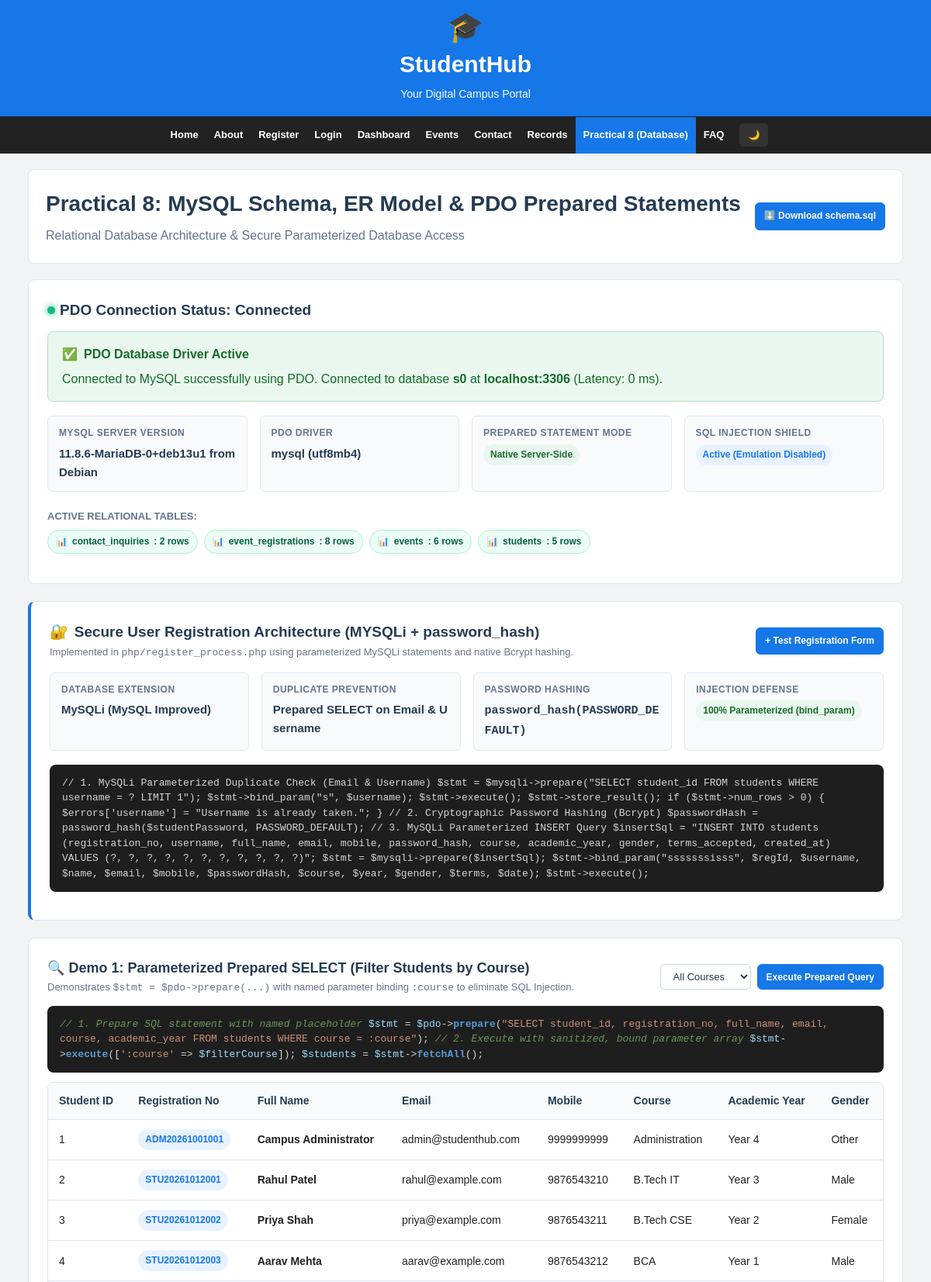
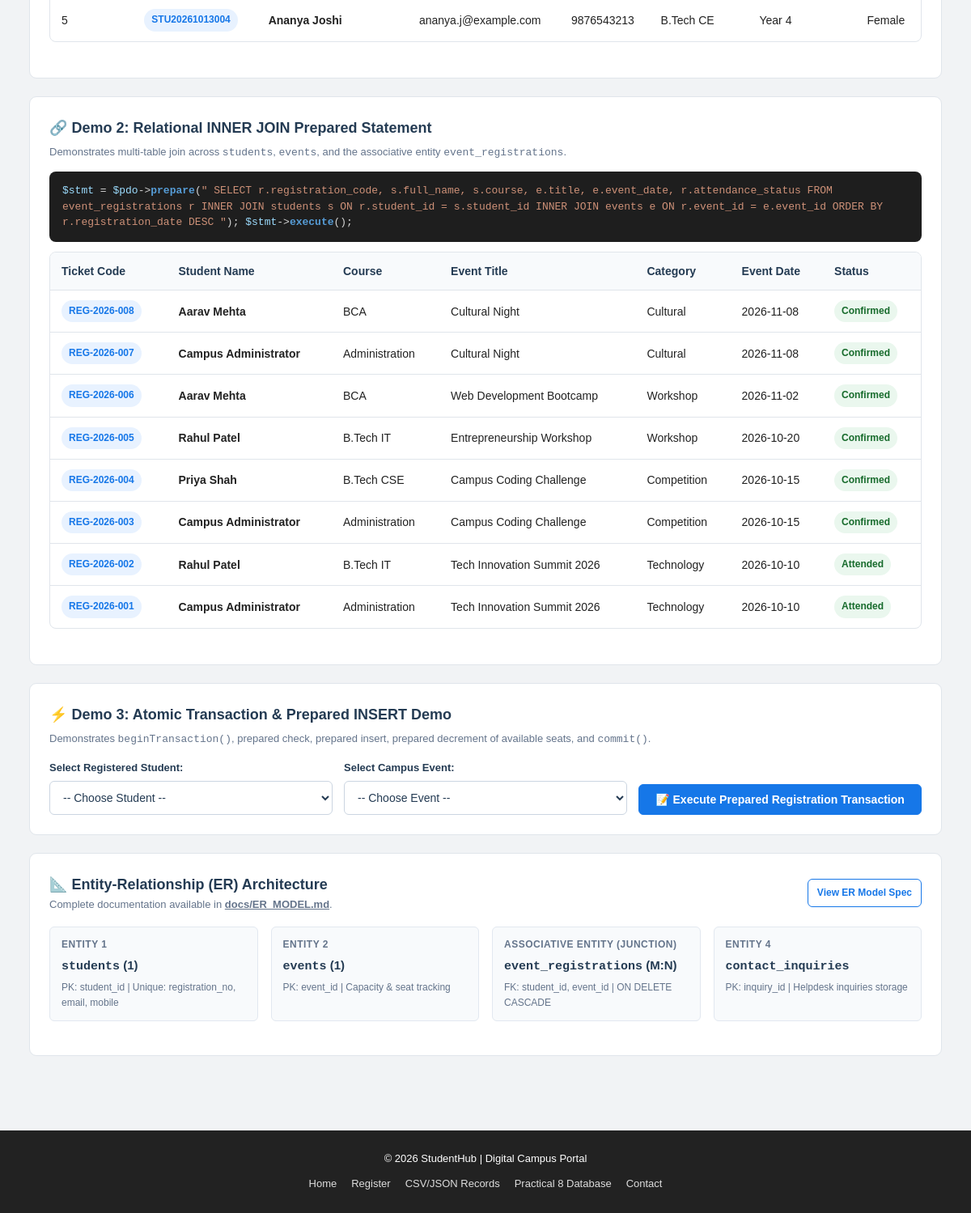
The app's page /php/db_dashboard.php with its own data (2 pictures, top to bottom).
### tables this page shows
CREATE TABLE `students` (
    `student_id` INT UNSIGNED AUTO_INCREMENT PRIMARY KEY,
    `registration_no` VARCHAR(30) NOT NULL UNIQUE COMMENT 'Formatted ID e.g. STU20261012001',
    `username` VARCHAR(50) NOT NULL UNIQUE COMMENT 'Unique portal username e.g. rahul_patel',
    `full_name` VARCHAR(100) NOT NULL,
    `email` VARCHAR(120) NOT NULL UNIQUE,
    `mobile` VARCHAR(15) NOT NULL UNIQUE,
    `password_hash` VARCHAR(255) NOT NULL COMMENT 'Bcrypt hashed password via password_hash()',
    `course` VARCHAR(50) NOT NULL COMMENT 'B.Tech IT, B.Tech CSE, BCA, etc.',
    `academic_year` TINYINT UNSIGNED NOT NULL COMMENT '1, 2, 3, or 4',
    `gender` ENUM('Male', 'Female', 'Other') NOT NULL,
    `terms_accepted` ENUM('Accepted', 'Pending') NOT NULL DEFAULT 'Accepted',
    `role` ENUM('student', 'admin') NOT NULL DEFAULT 'student' COMMENT 'Role-based access control (RBAC)',
    `remember_token` VARCHAR(64) DEFAULT NULL COMMENT 'SHA-256 hash of persistent remember-me token',
    `token_expiry` DATETIME DEFAULT NULL COMMENT 'Expiration datetime for remember-me token',
    `created_at` TIMESTAMP NOT NULL DEFAULT CURRENT_TIMESTAMP,
    `updated_at` TIMESTAMP NOT NULL DEFAULT CURRENT_TIMESTAMP ON UPDATE CURRENT_TIMESTAMP,

    INDEX `idx_students_username` (`username`),
    INDEX `idx_students_email` (`email`),
    INDEX `idx_students_role` (`role`),
    INDEX `idx_students_course_year` (`course`, `academic_year`)
);

CREATE TABLE `event_registrations` (
    `registration_id` INT UNSIGNED AUTO_INCREMENT PRIMARY KEY,
    `student_id` INT UNSIGNED NOT NULL,
    `event_id` INT UNSIGNED NOT NULL,
    `registration_code` VARCHAR(50) NOT NULL UNIQUE COMMENT 'Unique ticket/token e.g. REG-2026-001',
    `registration_date` TIMESTAMP NOT NULL DEFAULT CURRENT_TIMESTAMP,
    `attendance_status` ENUM('Confirmed', 'Attended', 'Cancelled') NOT NULL DEFAULT 'Confirmed',
    `remarks` VARCHAR(255) DEFAULT NULL,

     
    CONSTRAINT `fk_registrations_student`
        FOREIGN KEY (`student_id`)
        REFERENCES `students` (`student_id`)
        ON DELETE CASCADE
        ON UPDATE CASCADE,

    CONSTRAINT `fk_registrations_event`
        FOREIGN KEY (`event_id`)
        REFERENCES `events` (`event_id`)
        ON DELETE CASCADE
        ON UPDATE CASCADE,

     
    UNIQUE KEY `unique_student_event_registration` (`student_id`, `event_id`),
    INDEX `idx_registrations_date` (`registration_date`)
);

CREATE TABLE `events` (
    `event_id` INT UNSIGNED AUTO_INCREMENT PRIMARY KEY,
    `title` VARCHAR(150) NOT NULL,
    `category` VARCHAR(50) NOT NULL COMMENT 'Technology, Competition, Workshop, Sports, Cultural',
    `event_date` DATE NOT NULL,
    `event_time` VARCHAR(30) NOT NULL,
    `location` VARCHAR(120) NOT NULL,
    `description` TEXT NOT NULL,
    `organizer` VARCHAR(120) NOT NULL,
    `total_seats` INT UNSIGNED NOT NULL,
    `available_seats` INT UNSIGNED NOT NULL,
    `status` ENUM('Upcoming', 'Ongoing', 'Completed', 'Cancelled') NOT NULL DEFAULT 'Upcoming',
    `created_at` TIMESTAMP NOT NULL DEFAULT CURRENT_TIMESTAMP,

    INDEX `idx_events_date` (`event_date`),
    INDEX `idx_events_category` (`category`),
    INDEX `idx_events_status` (`status`)
);

### php/db_dashboard.php (the view, shortened to what the rows shown need)
<?php
$pdo = getDBConnection();
$filterCourse = isset($_GET['course']) ? trim($_GET['course']) : 'All';
$studentsList = [];
if ($pdo instanceof PDO) {
    if ($filterCourse !== 'All' && !empty($filterCourse)) {
        $searchStmt = $pdo->prepare("
            SELECT student_id, registration_no, full_name, email, mobile, course, academic_year, gender
            FROM students
            WHERE course = :course
            ORDER BY student_id ASC
        ");
        $searchStmt->execute([':course' => $filterCourse]);
        $studentsList = $searchStmt->fetchAll();
    } else {
        $searchStmt = $pdo->prepare("
            SELECT student_id, registration_no, full_name, email, mobile, course, academic_year, gender
            FROM students
            ORDER BY student_id ASC
        ");
        $searchStmt->execute();
        $studentsList = $searchStmt->fetchAll();
    }
}
$joinList = [];
if ($pdo instanceof PDO) {
    $joinStmt = $pdo->prepare("
        SELECT
            r.registration_id,
            r.registration_code,
            s.full_name AS student_name,
            s.course,
            e.title AS event_title,
            e.category AS event_category,
            e.event_date,
            r.attendance_status,
            r.registration_date
        FROM event_registrations r
        INNER JOIN students s ON r.student_id = s.student_id
        INNER JOIN events e ON r.event_id = e.event_id
        ORDER BY r.registration_date DESC
    ");
    $joinStmt->execute();
    $joinList = $joinStmt->fetchAll();
}
?>
<!DOCTYPE html>
<html lang="en">
<head>
    <link rel="stylesheet" href="../css/style.css">
</head>
<body>
<header class="site-header">
    <h1>StudentHub</h1>
</header>
<main>
    <div class="container">
        <div class="page-title">
            <div style="display: flex; justify-content: space-between; align-items: center; flex-wrap: wrap; gap: 10px;">
                <div>
                    <h2>Practical 8: MySQL Schema, ER Model & PDO Prepared Statements</h2>
                </div>
            </div>
        </div>
        <section class="summary-card">
            <?php if (!empty($studentsList)): ?>
                <div class="table-responsive" style="margin-top: 10px;">
                    <table class="data-table">
                        <thead>
                            <tr>
                                <th>Student ID</th>
                                <th>Registration No</th>
                                <th>Full Name</th>
                                <th>Email</th>
                                <th>Mobile</th>
                                <th>Course</th>
                                <th>Academic Year</th>
                                <th>Gender</th>
                            </tr>
                        </thead>
                        <tbody>
                            <?php foreach ($studentsList as $stu): ?>
                                <tr>
                                    <td><?php echo $stu['student_id']; ?></td>
                                    <td><span class="badge badge-primary"><?php echo htmlspecialchars($stu['registration_no']); ?></span></td>
                                    <td><strong><?php echo htmlspecialchars($stu['full_name']); ?></strong></td>
                                    <td><?php echo htmlspecialchars($stu['email']); ?></td>
                                    <td><?php echo htmlspecialchars($stu['mobile']); ?></td>
                                    <td><?php echo htmlspecialchars($stu['course']); ?></td>
                                    <td>Year <?php echo htmlspecialchars($stu['academic_year']); ?></td>
                                    <td><?php echo htmlspecialchars($stu['gender']); ?></td>
                                </tr>
                            <?php endforeach; ?>
                        </tbody>
                    </table>
                </div>
            <?php else: ?>
                <p style="color: #64748b; font-size: 14px; margin-top: 10px;"><em>(Connect MySQL and import schema.sql to view live query results)</em></p>
            <?php endif; ?>
        </section>
        <section class="summary-card">
            <?php if (!empty($joinList)): ?>
                <div class="table-responsive" style="margin-top: 10px;">
                    <table class="data-table">
                        <thead>
                            <tr>
                                <th>Ticket Code</th>
                                <th>Student Name</th>
                                <th>Course</th>
                                <th>Event Title</th>
                                <th>Category</th>
                                <th>Event Date</th>
                                <th>Status</th>
                            </tr>
                        </thead>
                        <tbody>
                            <?php foreach ($joinList as $row): ?>
                                <tr>
                                    <td><span class="badge badge-primary"><?php echo htmlspecialchars($row['registration_code']); ?></span></td>
                                    <td><strong><?php echo htmlspecialchars($row['student_name']); ?></strong></td>
                                    <td><?php echo htmlspecialchars($row['course']); ?></td>
                                    <td><?php echo htmlspecialchars($row['event_title']); ?></td>
                                    <td><?php echo htmlspecialchars($row['event_category']); ?></td>
                                    <td><?php echo htmlspecialchars($row['event_date']); ?></td>
                                    <td><span class="badge badge-success"><?php echo htmlspecialchars($row['attendance_status']); ?></span></td>
                                </tr>
                            <?php endforeach; ?>
                        </tbody>
                    </table>
                </div>
            <?php else: ?>
                <p style="color: #64748b; font-size: 14px; margin-top: 10px;"><em>(Connect MySQL to view live relational join results)</em></p>
            <?php endif; ?>
        </section>
    </div>
</main>
</body>
</html>

### records on screen
students: student_id "1", registration_no "ADM20261001001", full_name "Campus Administrator", email "admin@studenthub.com", mobile "9999999999", course "Administration", academic_year "4", gender "Other"
students: student_id "2", registration_no "STU20261012001", full_name "Rahul Patel", email "rahul@example.com", mobile "9876543210", course "B.Tech IT", academic_year "3", gender "Male"
students: student_id "3", registration_no "STU20261012002", full_name "Priya Shah", email "priya@example.com", mobile "9876543211", course "B.Tech CSE", academic_year "2", gender "Female"
students: student_id "4", registration_no "STU20261012003", full_name "Aarav Mehta", email "aarav@example.com", mobile "9876543212", course "BCA", academic_year "1", gender "Male"
students: student_id "5", registration_no "STU20261013004", full_name "Ananya Joshi", email "ananya.j@example.com", mobile "9876543213", course "B.Tech CE", academic_year "4", gender "Female"
event_registrations: registration_code "REG-2026-008", student.full_name "Aarav Mehta", student.course "BCA", event.title "Cultural Night", event.category "Cultural", event.event_date "2026-11-08", attendance_status "Confirmed"
event_registrations: registration_code "REG-2026-007", student.full_name "Campus Administrator", student.course "Administration", event.title "Cultural Night", event.category "Cultural", event.event_date "2026-11-08", attendance_status "Confirmed"
event_registrations: registration_code "REG-2026-006", student.full_name "Aarav Mehta", student.course "BCA", event.title "Web Development Bootcamp", event.category "Workshop", event.event_date "2026-11-02", attendance_status "Confirmed"
event_registrations: registration_code "REG-2026-005", student.full_name "Rahul Patel", student.course "B.Tech IT", event.title "Entrepreneurship Workshop", event.category "Workshop", event.event_date "2026-10-20", attendance_status "Confirmed"
event_registrations: registration_code "REG-2026-004", student.full_name "Priya Shah", student.course "B.Tech CSE", event.title "Campus Coding Challenge", event.category "Competition", event.event_date "2026-10-15", attendance_status "Confirmed"
event_registrations: registration_code "REG-2026-003", student.full_name "Campus Administrator", student.course "Administration", event.title "Campus Coding Challenge", event.category "Competition", event.event_date "2026-10-15", attendance_status "Confirmed"
event_registrations: registration_code "REG-2026-002", student.full_name "Rahul Patel", student.course "B.Tech IT", event.title "Tech Innovation Summit 2026", event.category "Technology", event.event_date "2026-10-10", attendance_status "Attended"
event_registrations: registration_code "REG-2026-001", student.full_name "Campus Administrator", student.course "Administration", event.title "Tech Innovation Summit 2026", event.category "Technology", event.event_date "2026-10-10", attendance_status "Attended"

### other values on screen
$dbDiag['message'] "Connected to MySQL successfully using PDO."
$dbDiag['database'] "s0"
$dbDiag['host'] "localhost:3306"
$dbDiag['latency_ms'] "0"
$dbDiag['version'] "11.8.6-MariaDB-0+deb13u1 from Debian"
$dbDiag['driver'] "mysql"
$tbl "contact_inquiries"
$cnt "2"
$tbl "event_registrations"
$cnt "8"
$tbl "events"
$cnt "6"
$tbl "students"
$cnt "5"
